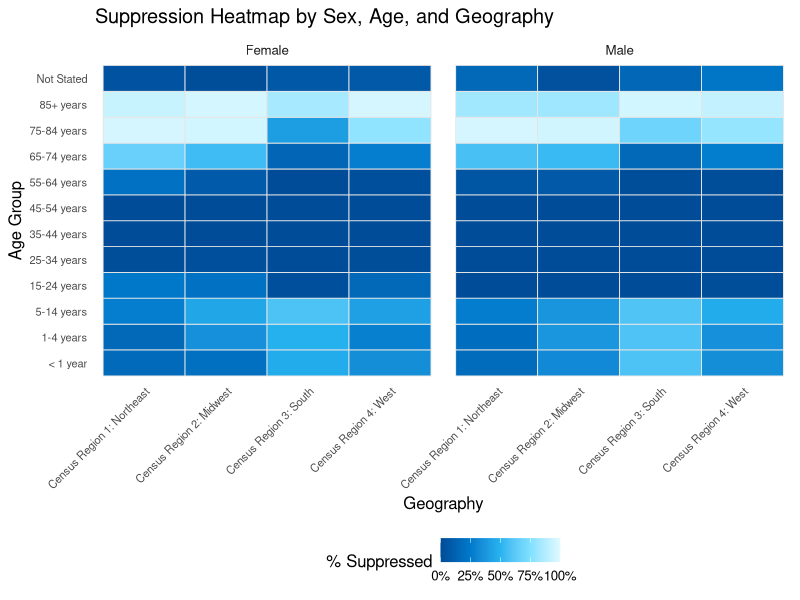
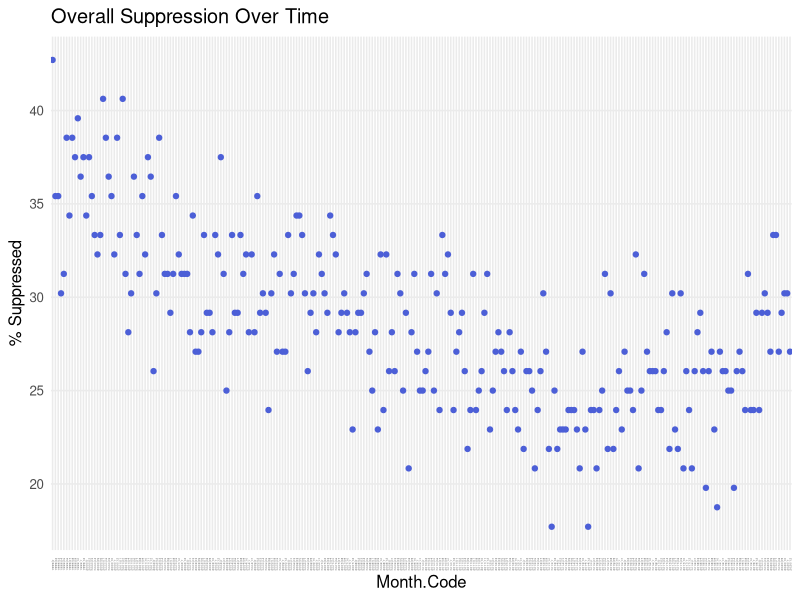
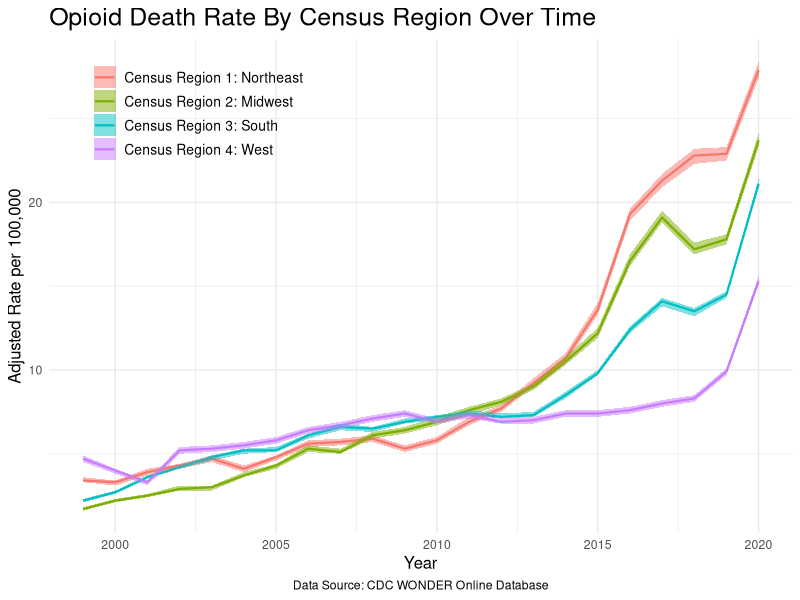
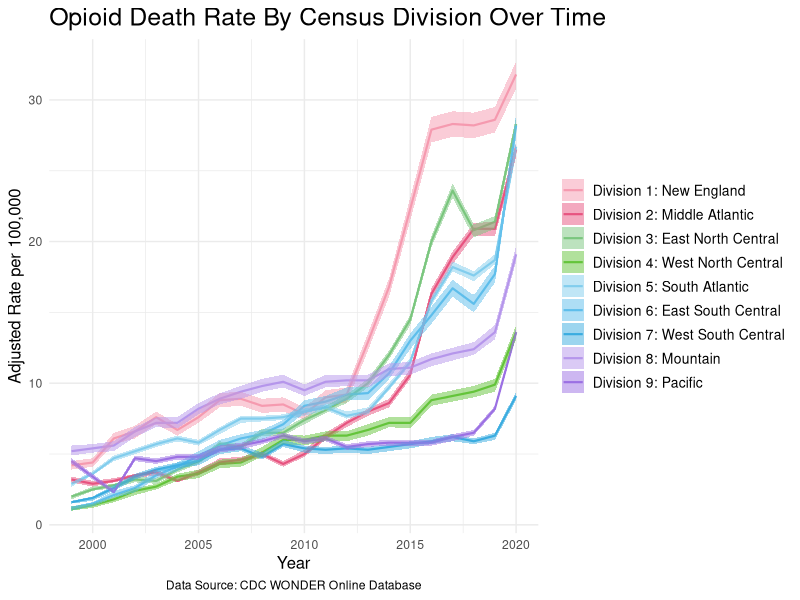
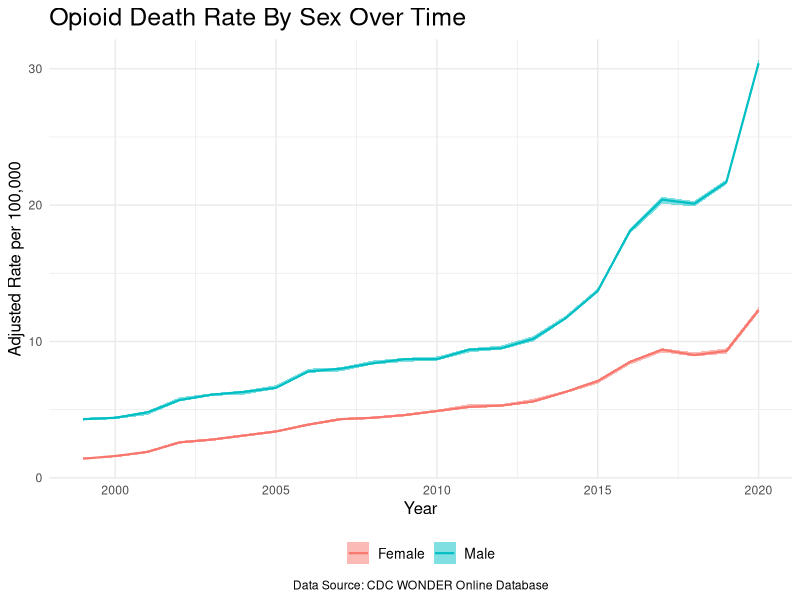
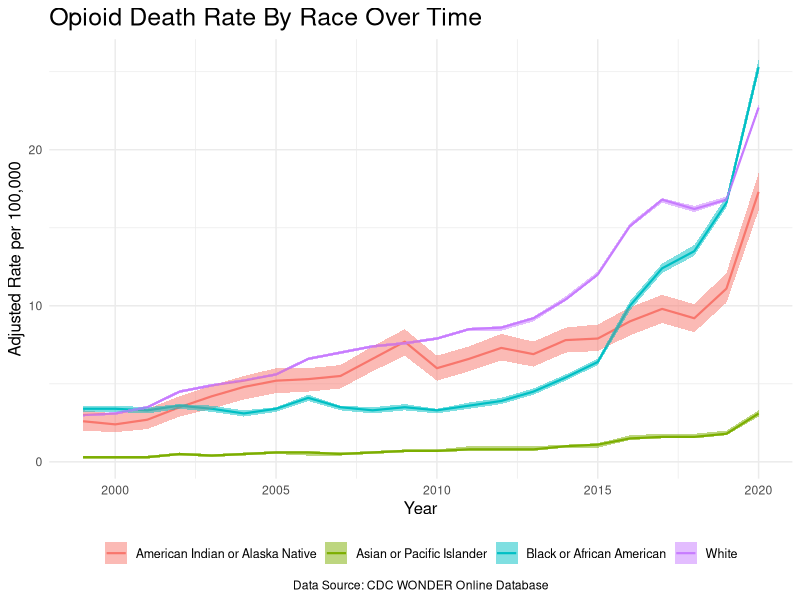
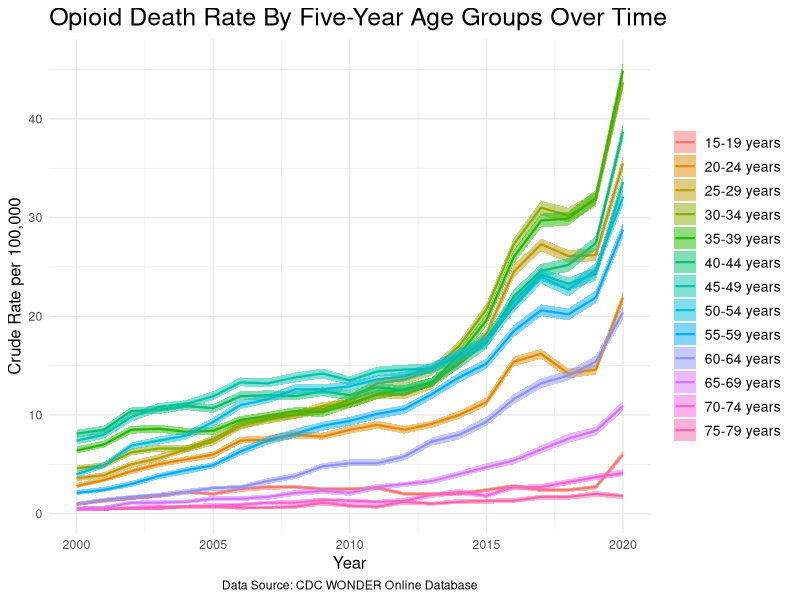
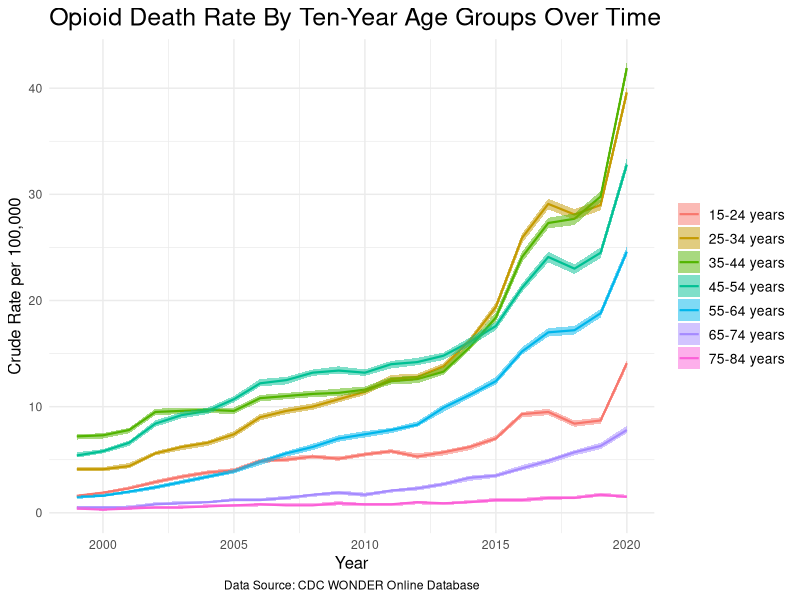

These figures' R source, in order:
## ---- chunk 1
knitr::opts_chunk$set(echo = TRUE)
## ---- chunk 2
library(dplyr)
library(ggplot2)
library(stringr)
library(readxl)
library(forecast)
library(lubridate)
library(tseries)
## ---- chunk 3
#define a function to analyze missing data
analyze_suppression <- function(data,
                                sex_var = "sex",
                                age_var = "age_group",
                                geo_var = "geo",
                                time_var = "time") {

  summary_df <- data %>%
    mutate(is_suppressed = Deaths == "Suppressed") %>%
    group_by(across(all_of(c(sex_var, age_var, geo_var)))) %>%  
    summarise(
      n_total      = n(),
      n_suppressed = sum(is_suppressed, na.rm = TRUE),
      pct_suppressed = 100 * n_suppressed / n_total,
      .groups = "drop"
    )

  age_levels <- summary_df %>%
    distinct(!!sym(age_var)) %>%
    mutate(
      num_start = as.numeric(str_extract(!!sym(age_var), "\\d+")),
      num_start = ifelse(grepl("^< ?1", !!sym(age_var)), -1, num_start)
    ) %>%
    arrange(num_start) %>%
    pull(!!sym(age_var))

  summary_df <- summary_df %>%
    mutate(
      !!age_var := factor(.data[[age_var]], levels = age_levels),
      !!geo_var := factor(.data[[geo_var]], levels = sort(unique(.data[[geo_var]])))
    )

  heatmap_plot <- ggplot(summary_df,
                         aes(x = .data[[geo_var]],
                             y = .data[[age_var]],
                             fill = pct_suppressed)) +
     geom_tile(color = "grey90", linewidth = 0.3) +
  scale_fill_gradientn(
    colors = c("#004c99", "#007acc","#26b4f0", "#80e0ff", "#e0faff"),
    limits = c(0, 100),
    name = "% Suppressed",
    breaks = seq(0, 100, 25),
    labels = function(x) paste0(x, "%")
    ) +
    facet_wrap(as.formula(paste("~", sex_var))) +
    theme_minimal(base_size = 12) +
    labs(
      title = "Suppression Heatmap by Sex, Age, and Geography",
      x = "Geography",
      y = "Age Group"
    ) +
    theme(
      axis.text.x = element_text(angle = 45, hjust = 1, size = 8),
      axis.text.y = element_text(size = 8),
      legend.position = "bottom",
      panel.grid = element_blank()
    )

  # overall suppression over time if a valid time_var is given
  if (!is.null(time_var) && time_var %in% names(data)) {
    time_df <- data %>%
      mutate(is_suppressed = Deaths == "Suppressed") %>%
      group_by(.data[[time_var]]) %>%
      summarise(
        pct_suppressed = 100 * mean(is_suppressed, na.rm = TRUE),
        .groups = "drop"
      ) %>%
      arrange(.data[[time_var]])

    line_plot <- ggplot(time_df, aes(x = .data[[time_var]], y = pct_suppressed)) +
      geom_line(color = "#4c5fd7", linewidth = 1) +
      geom_point(color = "#4c5fd7", size = 1.5) +
      theme_minimal(base_size = 12) +
      labs(
        title = "Overall Suppression Over Time",
        x = time_var,
        y = "% Suppressed"
      ) +
      theme(
        axis.text.x = element_text(angle = 90, vjust = 0.5, hjust = 1, size = 2),
        panel.grid.minor = element_blank()
      )
  } else {
    time_df   <- NULL
    line_plot <- NULL
  }

  list(summary = summary_df, heatmap = heatmap_plot, line = line_plot)
}
## ---- chunk 4
dataset_1 <- read.csv("../data/missing_data/data_for_infer/WONDER-Sex-10Yr-Census-Region-Clean.csv")

analyze_suppression(dataset_1, "Sex", "Ten.Year.Age.Groups", "Census.Region", "Month.Code")

#change file above to reflect old data (that is actually used) and compare with inferred data (to compare heatmaps of both)
## ---- chunk 5
census_region <- read.csv("../data/wonder_opioid/Census-Region.csv") %>%
  filter(Year != 'NA')
## ---- chunk 6
ggplot(census_region, aes(x = Year, y = Age.Adjusted.Rate, color = Census.Region, group = Census.Region)) +
  geom_line(linewidth = 0.75) +
  geom_ribbon(aes(ymin = Age.Adjusted.Rate.Lower.95..Confidence.Interval, 
                  ymax = Age.Adjusted.Rate.Upper.95..Confidence.Interval, 
                  fill = Census.Region), alpha = 0.5, color = NA) +
  theme_minimal() +
  labs(
    title = "Opioid Death Rate By Census Region Over Time",
    x = "Year", y = "Adjusted Rate per 100,000",
    caption = "Data Source: CDC WONDER Online Database") +
  theme(plot.title = element_text(size = 18), 
        legend.title = element_blank(),
        legend.position = c(0.2, 0.85),
        plot.caption = element_text(hjust = 0.5),
        axis.title = element_text(size = 12),
        legend.text = element_text(size = 10))
## ---- chunk 7
census_division <- read.csv("../data/wonder_opioid/Census-Division.csv") %>%
  filter(Year != 'NA')
## ---- chunk 8
custom_colors <- c(
  "Division 1: New England" = "#F59AAF", "Division 2: Middle Atlantic" = "#E75480",
  "Division 3: East North Central" = "#7BC67E", "Division 4: West North Central" = "#64C43B",
  "Division 5: South Atlantic" = "#82CDED", "Division 6: East South Central" = "#5EBEEB", "Division 7: West South Central" = "#3AACE0",
  "Division 8: Mountain" = "#B596EB", "Division 9: Pacific" = "#9B71E3"
)

ggplot(census_division, aes(x = Year, y = Age.Adjusted.Rate, color = Census.Division, group = Census.Division)) +
  geom_line(linewidth = 0.75) +
  geom_ribbon(aes(ymin = Age.Adjusted.Rate.Lower.95..Confidence.Interval, 
                  ymax = Age.Adjusted.Rate.Upper.95..Confidence.Interval, 
                  fill = Census.Division), alpha = 0.5, color = NA) +
  scale_color_manual(values = custom_colors) + 
  scale_fill_manual(values = custom_colors) +
  theme_minimal() +
  labs(
    title = "Opioid Death Rate By Census Division Over Time",
    x = "Year", y = "Adjusted Rate per 100,000",
    caption = "Data Source: CDC WONDER Online Database") +
  theme(plot.title = element_text(size = 18), 
        legend.title = element_blank(),
        legend.position = "right",
        plot.caption = element_text(hjust = 0.5),
        axis.title = element_text(size = 12),
        legend.text = element_text(size = 10))
## ---- chunk 9
sex <- read.csv("../data/wonder_opioid/Sex.csv") %>%
  filter(Year != 'NA')
## ---- chunk 10
ggplot(sex, aes(x = Year, y = Age.Adjusted.Rate, color = Sex, group = Sex)) +
  geom_line(linewidth = 0.75) +
  geom_ribbon(aes(ymin = Age.Adjusted.Rate.Lower.95..Confidence.Interval, 
                  ymax = Age.Adjusted.Rate.Upper.95..Confidence.Interval, 
                  fill = Sex), alpha = 0.5, color = NA) +
  theme_minimal() +
  labs(
    title = "Opioid Death Rate By Sex Over Time",
    x = "Year", y = "Adjusted Rate per 100,000",
    caption = "Data Source: CDC WONDER Online Database") +
  theme(plot.title = element_text(size = 18), 
        legend.title = element_blank(),
        legend.position = "bottom",
        plot.caption = element_text(hjust = 0.5),
        axis.title = element_text(size = 12),
        legend.text = element_text(size = 10))
## ---- chunk 11
race <- read.csv("../data/wonder_opioid/Race.csv") %>%
  filter(Year != 'NA')
## ---- chunk 12
ggplot(race, aes(x = Year, y = Age.Adjusted.Rate, color = Race, group = Race)) +
  geom_line(linewidth = 0.75) +
  geom_ribbon(aes(ymin = Age.Adjusted.Rate.Lower.95..Confidence.Interval, 
                  ymax = Age.Adjusted.Rate.Upper.95..Confidence.Interval, 
                  fill = Race), alpha = 0.5, color = NA) +
  theme_minimal() +
  labs(
    title = "Opioid Death Rate By Race Over Time",
    x = "Year", y = "Adjusted Rate per 100,000",
    caption = "Data Source: CDC WONDER Online Database") +
  theme(plot.title = element_text(size = 18), 
        legend.title = element_blank(),
        legend.position = "bottom",
        plot.caption = element_text(hjust = 0.5),
        axis.title = element_text(size = 12),
        legend.text = element_text(size = 9))
## ---- chunk 13
age_order <- c("< 1 year","1-4 years","5-9 years","10-14 years","15-19 years","20-24 years","25-29 years","30-34 years","35-39 years","40-44 years","45-49 years","50-54 years","55-59 years","60-64 years ","65-69 years","70-74 years","75-79 years","80-84 years","85-89 years", "90-94 years", "95-99 years", "100+ years")
five_year <- read.csv("../data/wonder_opioid/Five-Year-Age-Group.csv") %>%
  filter(!Year %in% c(NA,1999),
         !Crude.Rate %in% c("Unreliable","Suppressed","Not Applicable"),
         !Five.Year.Age.Groups %in% c("< 1 year","1-4 years","5-9 years","10-14 years","80-84 years","85-89 years", "90-94 years", "95-99 years", "100+ years",NA)) %>%
  filter(!Crude.Rate %in% c("Unreliable","Suppressed","Not Applicable")) %>%
  mutate(Crude.Rate = as.numeric(Crude.Rate),
         Crude.Lower = as.numeric(Crude.Rate.Lower.95..Confidence.Interval),
         Crude.Upper = as.numeric(Crude.Rate.Upper.95..Confidence.Interval),
         Five.Year.Age.Groups = factor(Five.Year.Age.Groups, levels = age_order))
## ---- chunk 14
ggplot(five_year, aes(x = Year, y = Crude.Rate, color = Five.Year.Age.Groups, group = Five.Year.Age.Groups)) +
  geom_line(linewidth = 0.75) +
  geom_ribbon(aes(ymin = Crude.Lower, 
                  ymax = Crude.Upper, 
                  fill = Five.Year.Age.Groups), alpha = 0.5, color = NA) +
  theme_minimal() +
  labs(
    title = "Opioid Death Rate By Five-Year Age Groups Over Time",
    x = "Year", y = "Crude Rate per 100,000",
    caption = "Data Source: CDC WONDER Online Database") +
  theme(plot.title = element_text(size = 18), 
        legend.title = element_blank(),
        legend.position = "right",
        plot.caption = element_text(hjust = 0.5),
        axis.title = element_text(size = 12),
        legend.text = element_text(size = 10))
## ---- chunk 15
age_order <- c("< 1 year", "1-4 years", "5-14 years", "15-24 years","25-34 years", "35-44 years", "45-54 years","55-64 years", "65-74 years", "75-84 years", "85+ years"
)
ten_year <- read.csv("../data/wonder_opioid/Ten-Year-Age-Group.csv") %>%
  filter(!Crude.Rate %in% c("Unreliable","Suppressed","Not Applicable"),
         !Ten.Year.Age.Groups %in% c("< 1 year","1-4 years","5-14 years","85+ years", NA),
         Year != "NA") %>%
  filter(!Crude.Rate %in% c("Unreliable","Suppressed","Not Applicable")) %>%
  mutate(Crude.Rate = as.numeric(Crude.Rate),
         Crude.Lower = as.numeric(Crude.Rate.Lower.95..Confidence.Interval),
         Crude.Upper = as.numeric(Crude.Rate.Upper.95..Confidence.Interval),
         Ten.Year.Age.Groups = factor(Ten.Year.Age.Groups, levels = age_order))
## ---- chunk 16
ggplot(ten_year, aes(x = Year, y = Crude.Rate, color = Ten.Year.Age.Groups, group = Ten.Year.Age.Groups)) +
  geom_line(linewidth = 0.75) +
  geom_ribbon(aes(ymin = Crude.Lower, 
                  ymax = Crude.Upper, 
                  fill = Ten.Year.Age.Groups), alpha = 0.5, color = NA) +
  theme_minimal() +
  labs(
    title = "Opioid Death Rate By Ten-Year Age Groups Over Time",
    x = "Year", y = "Crude Rate per 100,000",
    caption = "Data Source: CDC WONDER Online Database") +
  theme(plot.title = element_text(size = 18), 
        legend.title = element_blank(),
        legend.position = "right",
        plot.caption = element_text(hjust = 0.5),
        axis.title = element_text(size = 12),
        legend.text = element_text(size = 10))
## ---- chunk 17
division_sex <- read.csv("../data/wonder_opioid/Census-Division-Sex.csv") %>%
  filter(Year != 'NA')
## ---- chunk 18
ggplot(division_sex, aes(x = Year, y = Age.Adjusted.Rate, color = Census.Division, group = Census.Division)) +
  geom_line(linewidth = 1) +
  facet_wrap(~ Sex, ncol = 3) +
  theme_minimal() +
  labs(title = "Opioid Deaths by Census Division and Sex",
       x = "Year", y = "Age Adjusted Rate per 100,000",
       caption = "Data Source: CDC WONDER Online Database") +
  theme(legend.position = "bottom",
        legend.key.size = unit(0.4, "lines"),
        legend.title = element_blank(),
        plot.caption = element_text(hjust = 0.5),
        plot.title = element_text(size = 18),
        axis.title = element_text(size = 12),
        legend.text = element_text(size = 9)) + 
  guides(color = guide_legend(nrow = 3))
## ---- chunk 19
ten_year_region <- read.csv("../data/wonder_opioid/Ten-Year-Region.csv") %>%
  filter(Year != 'NA',
         !Crude.Rate %in% c("Unreliable","Suppressed","Not Applicable"),
         !Ten.Year.Age.Groups %in% c("1-4 years", "5-14 years", "75-84 years", "85+ years"))
## ---- chunk 20
ggplot(ten_year_region, aes(x = Year, y = as.numeric(Crude.Rate), color = Census.Region, group = Census.Region)) +
  geom_line(linewidth = 1) +
  facet_wrap(~ Ten.Year.Age.Groups, ncol = 3) +
  theme_minimal() +
  labs(title = "Opioid Deaths by Census Region and Ten Year Age Group",
       x = "Year", y = "Crude Rate per 100,000",
       caption = "Data Source: CDC WONDER Online Database") +
  theme(legend.position = "bottom",
        legend.key.size = unit(0.4, "lines"),
        legend.title = element_blank(),
        plot.caption = element_text(hjust = 0.5),
        plot.title = element_text(size = 18),
        axis.title = element_text(size = 12),
        legend.text = element_text(size = 9))
